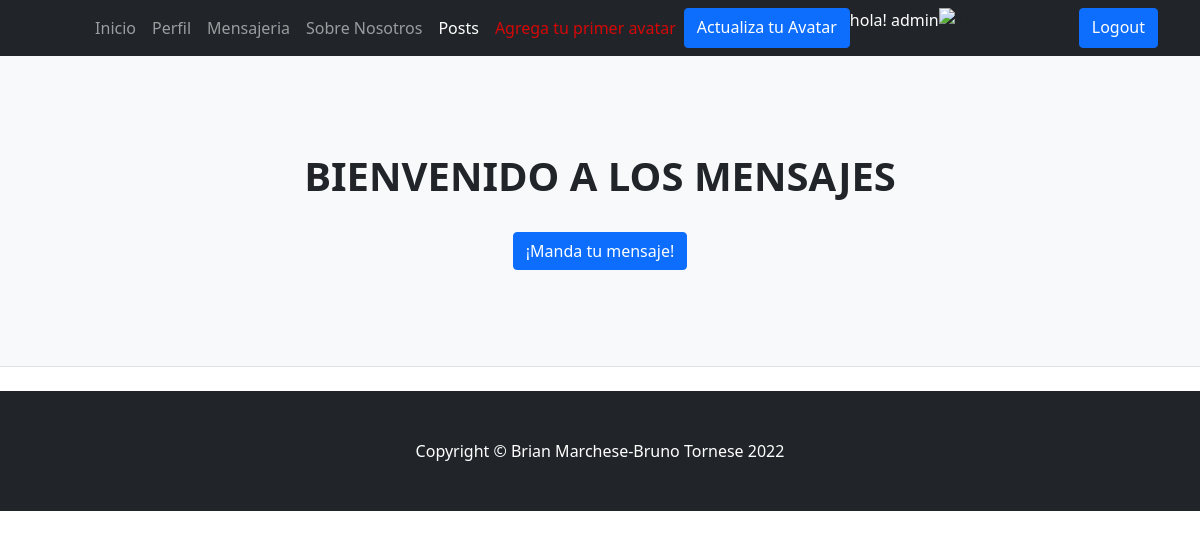
Page /mensajeria/mensajes (signed in) on the earlier database version.
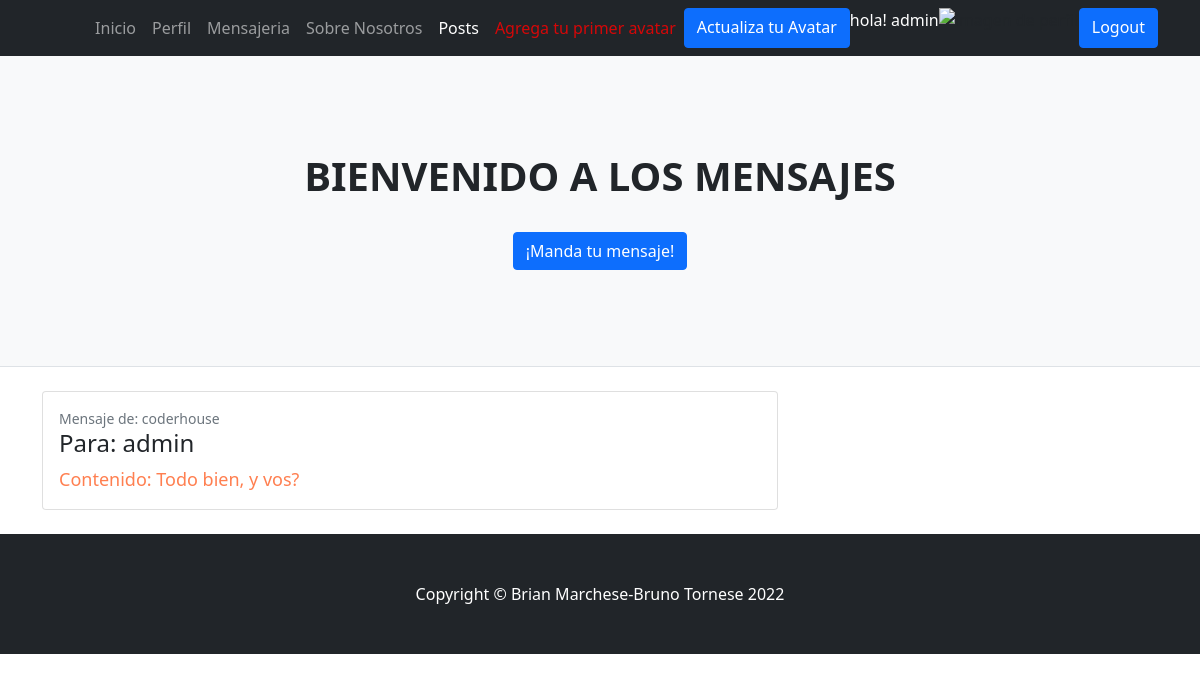
Same page on the later database version.
### mensajeria/models.py (models this page shows)
class mensaje(models.Model):
    emisor = models.ForeignKey(User, on_delete=models.CASCADE, related_name='enviador')#Relacion con el usuario que envia el mensaje
    receptor = models.ForeignKey(User, on_delete=models.CASCADE, related_name='receptor')#Relacion con el usuario que recibe el mensaje
    contenido = models.TextField()#Contenido del mensaje

### mensajeria/views.py (the view)
# urls.py: path('mensajes', mensajes, name='mensajes'), # url para ver los mensajes
@login_required
def mensajes(request):#Funcion para ver los mensajes
    mensajes= mensaje.objects.filter(emisor=request.user)#se obtienen los mensajes del usuario
    mensajes= mensaje.objects.filter(receptor=request.user)
    return render(request, 'mensajes.html', {'mensajes':mensajes})#se redirecciona a la pagina de mensajes con los mensajes obtenidos

### login/templates/mensajes.html
{% extends "padre.html" %}
{% load static %}
{% block titulo %}
<h1 class="fw-bolder">BIENVENIDO A LOS MENSAJES</h1>
<br>
<a class="btn btn-primary" href="{% url 'mensaje_creacion' %}">¡Manda tu mensaje!</a>
{% endblock %}
{% block contenido_que_cambia %}
        <div class="container">
        {% for mensaje in mensajes %}
            <div class="row">
                <div class="col-lg-8">
                    <div class="card mb-4">
                        <div class="card-body">
                            <div class="small text-muted">Mensaje de: {{ mensaje.emisor }}</div>
                            <h4 class="card-title"> Para: {{ mensaje.receptor }}</h4>
                            <p  style="font-size: large; color:coral " class="card-text">Contenido: {{ mensaje.contenido | safe }}</p>
                        </div>
                    </div>
                </div>
            </div>
        {% endfor %}
        </div>
{% endblock %}

### login/templates/padre.html (shortened to what this page needs)
<!DOCTYPE html>
<html lang="en">
    {% load static %}
    <head>
        <link href="{% static 'css\styles.css' %}" rel="stylesheet"/>
    <head>
    <body>
        <nav class="navbar navbar-expand-lg navbar-dark bg-dark">
            <div class="container">
                <div class="collapse navbar-collapse" id="navbarSupportedContent">
                    <ul class="navbar-nav ms-auto mb-2 mb-lg-0">
                        <li class="nav-item"><a class="nav-link" href="{% url 'inicio' %}">Inicio</a></li>
                        <li class="nav-item"><a class="nav-link" href="{% url 'usuario_detalle' %}">Perfil</a></li>
                        <li class="nav-item"><a class="nav-link" href="{% url 'mensajes' %}">Mensajeria</a></li>
                        <li class="nav-item"><a class="nav-link" href="{% url 'about' %}">Sobre Nosotros</a></li>
                        <li class="nav-item"><a class="nav-link active" aria-current="page" href="{% url 'electricos' %}">Posts</a></li>
                        {% if not request.user.is_authenticated %}
                            <a class="btn btn-primary" href="{% url 'login'  %}">Login</a>
                            <p style="color: white;">Si no estas registrado hacelo aca →</p>
                            <a class="btn btn-primary" href="{% url 'register'  %}">Registrate</a>
                        {% else %}
                            <li  class="nav-item"><a  style="color: rgba(255, 0, 0, 0.815);" class="nav-link active" aria-current="page" href="{% url 'nuevo_avatar' %}"> Agrega tu primer avatar</a></li>
                            <a class="btn btn-primary" href="{% url 'agregar_avatar' %}">Actualiza tu Avatar</a>
                            <p style="color: white;">hola! {{ request.user.username }}</p>
                            <img style="width: 140px;" src="{{ imagen }}" alt="imagen de perfil"/>
                            <a class="btn btn-primary" href="{% url 'logout'  %}">Logout</a>
                        {% endif %}
                    </ul>
                </div>
            </div>
        </nav>
        <header class="py-5 bg-light border-bottom mb-4">
            <div class="container">
                <div class="text-center my-5">
                    {% block titulo %}{% endblock %}
                </div>
            </div>
        </header>
        {% block contenido_que_cambia %}{% endblock %}
        <footer class="py-5 bg-dark">
            <div class="container"><p class="m-0 text-center text-white">Copyright &copy; Brian Marchese-Bruno Tornese 2022</p></div>
        </footer>
    </body>
</html>

Differences in the rows shown:
added mensaje: emisor "coderhouse", receptor "admin", contenido "Todo bien, y vos?"
